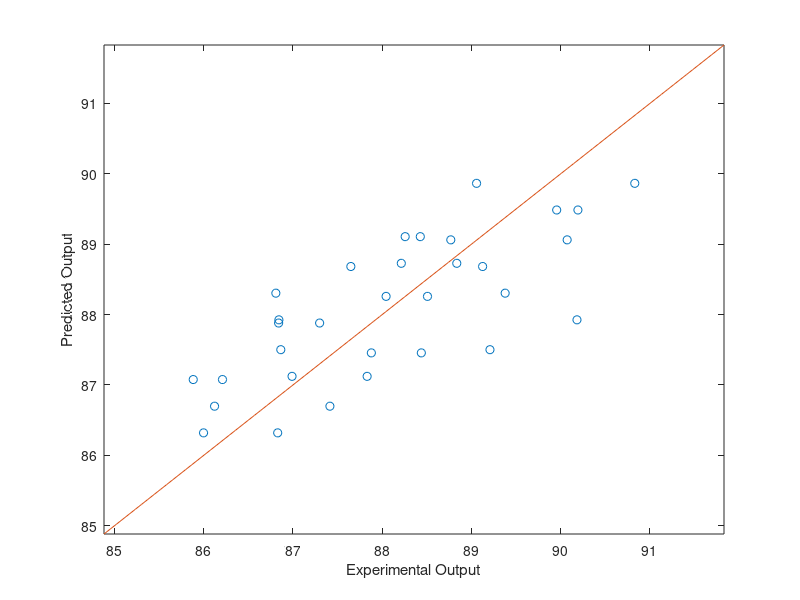

Here is the MATLAB script that generated this plot: (Note: this script raises an error after producing the figure.)
% matlab example #13 - linear regression in matlab
% see https://www.mathworks.com/help/stats/understanding-linear-regression-outputs.html

clc
clear all
close all hidden

load data_ex16_8.dat
data=data_ex16_8
[n,m]=size(data)

% get input and output data (add column of ones)
X=[ones(n,1) data(:,2:3)]
Y=data(:,1)

% obtain best fit parameters
theta=inv(X'*X)*X'*Y

% get predictions
Yhat=X*theta

% get residuals
e=Y-Yhat

% root of mean squared error
rmse=sqrt(mean(e.^2))

% get R2
Ybar=mean(Y);
SSR=norm(Yhat-Ybar)^2;
SSE=norm(Yhat-Y)^2;
SSy=norm(Y-Ybar)^2;

R2=100*SSR/SSy

% visualize fit
figure(1)
x=linspace(min(Y)-1,max(Y)+1);
plot(Y,Yhat,'o')
hold on
plot(x,x)
axis([min(Y)-1 max(Y)+1 min(Y)-1 max(Y)+1])
xlabel('Experimental Output')
ylabel('Predicted Output')

% visualize residuals
figure(2)
histfit(e,[],'Normal')
xlabel('Residual')
ylabel('Frequency')

% assume variance of error is from  sample
sig2=var(e)

% get covariance matrix for parameters
C=inv(X'*X)*sig2

% confidence 95% intervals
chi= chi2inv(0.95,1);
conf=sqrt(diag(C)*chi);
theta
[theta-conf,theta+conf]

% try matlab built-in functions
X = data(:,2:3);
Y = data(:,1);
lm = fitlm(X,Y,'linear')

% get confidence intervals
coefCI(lm)
